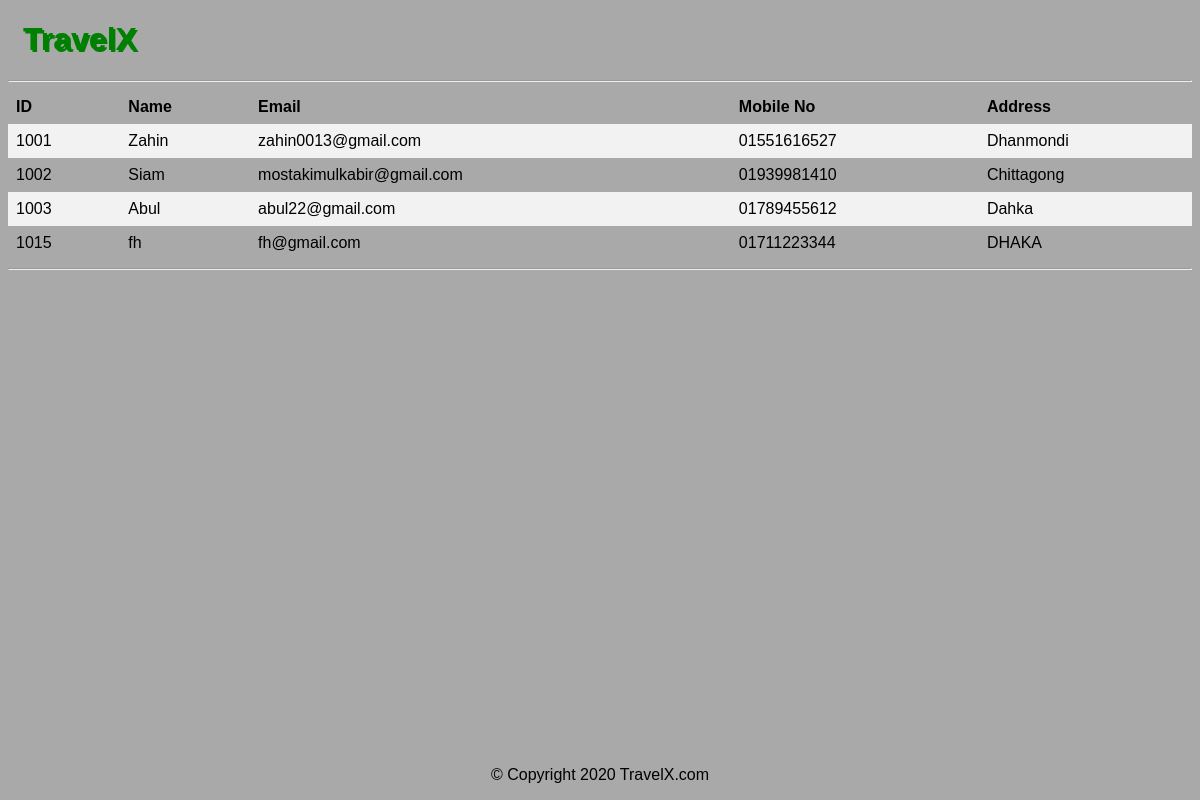
The app's page /viewUser.php with its own data.
### tables this page shows
CREATE TABLE `user` (
  `user_ID` int(20) NOT NULL,
  `user_Name` varchar(30) NOT NULL,
  `user_email_ID` varchar(35) NOT NULL,
  `mobile_No` varchar(30) NOT NULL,
  `user_Address` varchar(50) NOT NULL,
  `user_Password` varchar(20) NOT NULL,
  `role` varchar(40) NOT NULL
);

### db_connection/connection_viewUser.php (the view, shortened to what this page needs)
<?php
	$servername = "localhost";
$username = "root";
$password = "";
$dbname = "otms";
$conn = new mysqli($servername, $username, $password, $dbname);
$sql= "SELECT * from user";
$result = $conn-> query($sql);
if ($result->num_rows > 0) {
while($row = $result->fetch_assoc()) {
echo "<tr><td>" . $row["user_ID"]. "</td><td>" . $row["user_Name"] . "</td><td>" . $row["user_email_ID"]. "</td><td>" . $row["mobile_No"]. "</td><td>" . $row["user_Address"]. "</td></tr>";
}
echo "</table>";
} else { echo "0 results"; }
?>

### viewUser.php (shortened to what this page needs)
<!DOCTYPE html>
<html>
<head>
    <link rel="stylesheet" type="text/css" href="stylesheets/mystyle.css">
</head>
<body>
	<div>
		<header><h1>TravelX</h1>
			<hr>
		</header>
		<table>
			<tr>
			<th>ID</th>
			<th>Name</th>
			<th>Email</th>
			<th>Mobile No</th>
			<th>Address</th>
			</tr>
			<?php include 'db_connection\connection_viewUser.php';?>
		<hr>
		</div>
<div class="footer">
  <p>&copy; Copyright 2020 TravelX.com </p>
</div>
</body>
</html>

### stylesheets/mystyle.css (style rules this page uses)
body { background-color: #A9A9A9; }
h1 { font-family: sans-serif; color: #008000; margin-left: 15px; text-shadow: 2px 2px; }
.footer { position: fixed; left: 0; bottom: 0; width: 100%; text-align: center; font-family: sans-serif; }
table { border-collapse: collapse; width: 100%; }
th, td { font-family: sans-serif; text-align: left; padding: 8px; }
tr:nth-child(even) { background-color: #f2f2f2; }

### records on screen
user: user_ID "1001", user_Name "Zahin", user_email_ID "zahin0013@gmail.com", mobile_No "01551616527", user_Address "Dhanmondi"
user: user_ID "1002", user_Name "Siam", user_email_ID "mostakimulkabir@gmail.com", mobile_No "01939981410", user_Address "Chittagong"
user: user_ID "1003", user_Name "Abul", user_email_ID "abul22@gmail.com", mobile_No "01789455612", user_Address "Dahka"
user: user_ID "1015", user_Name "fh", user_email_ID "fh@gmail.com", mobile_No "01711223344", user_Address "DHAKA"
